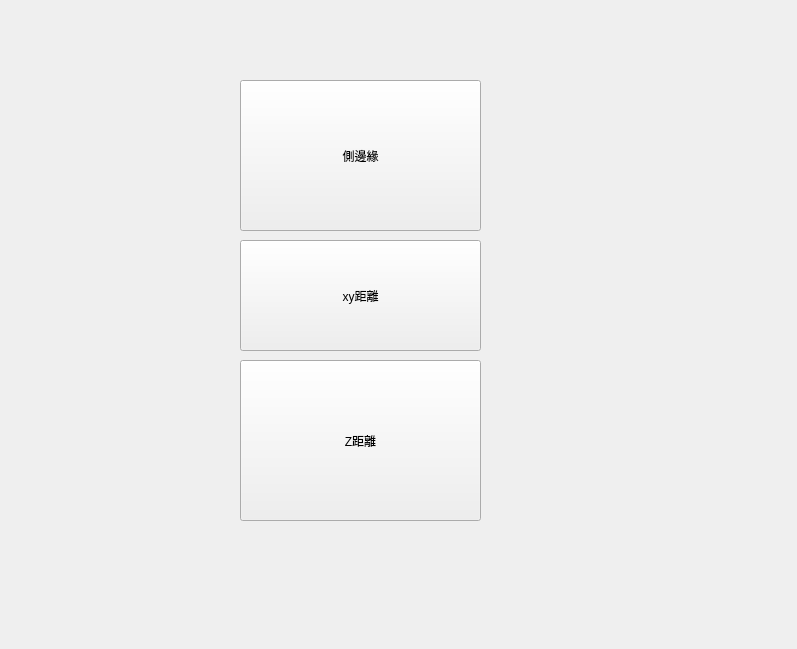
<?xml version="1.0" encoding="UTF-8"?>
<ui version="4.0">
 <class>Form</class>
 <widget class="QWidget" name="Form">
  <property name="geometry">
   <rect>
    <x>0</x>
    <y>0</y>
    <width>797</width>
    <height>649</height>
   </rect>
  </property>
  <property name="windowTitle">
   <string>Form</string>
  </property>
  <widget class="QPushButton" name="pushButton">
   <property name="geometry">
    <rect>
     <x>240</x>
     <y>80</y>
     <width>241</width>
     <height>151</height>
    </rect>
   </property>
   <property name="text">
    <string>側邊緣</string>
   </property>
   <property name="autoRepeatDelay">
    <number>100</number>
   </property>
  </widget>
  <widget class="QPushButton" name="pushButton_2">
   <property name="geometry">
    <rect>
     <x>240</x>
     <y>240</y>
     <width>241</width>
     <height>111</height>
    </rect>
   </property>
   <property name="text">
    <string>xy距離</string>
   </property>
   <property name="autoRepeatDelay">
    <number>100</number>
   </property>
  </widget>
  <widget class="QPushButton" name="pushButton_3">
   <property name="geometry">
    <rect>
     <x>240</x>
     <y>360</y>
     <width>241</width>
     <height>161</height>
    </rect>
   </property>
   <property name="text">
    <string>Z距離</string>
   </property>
   <property name="autoRepeatDelay">
    <number>100</number>
   </property>
  </widget>
 </widget>
 <resources/>
 <connections/>
</ui>
